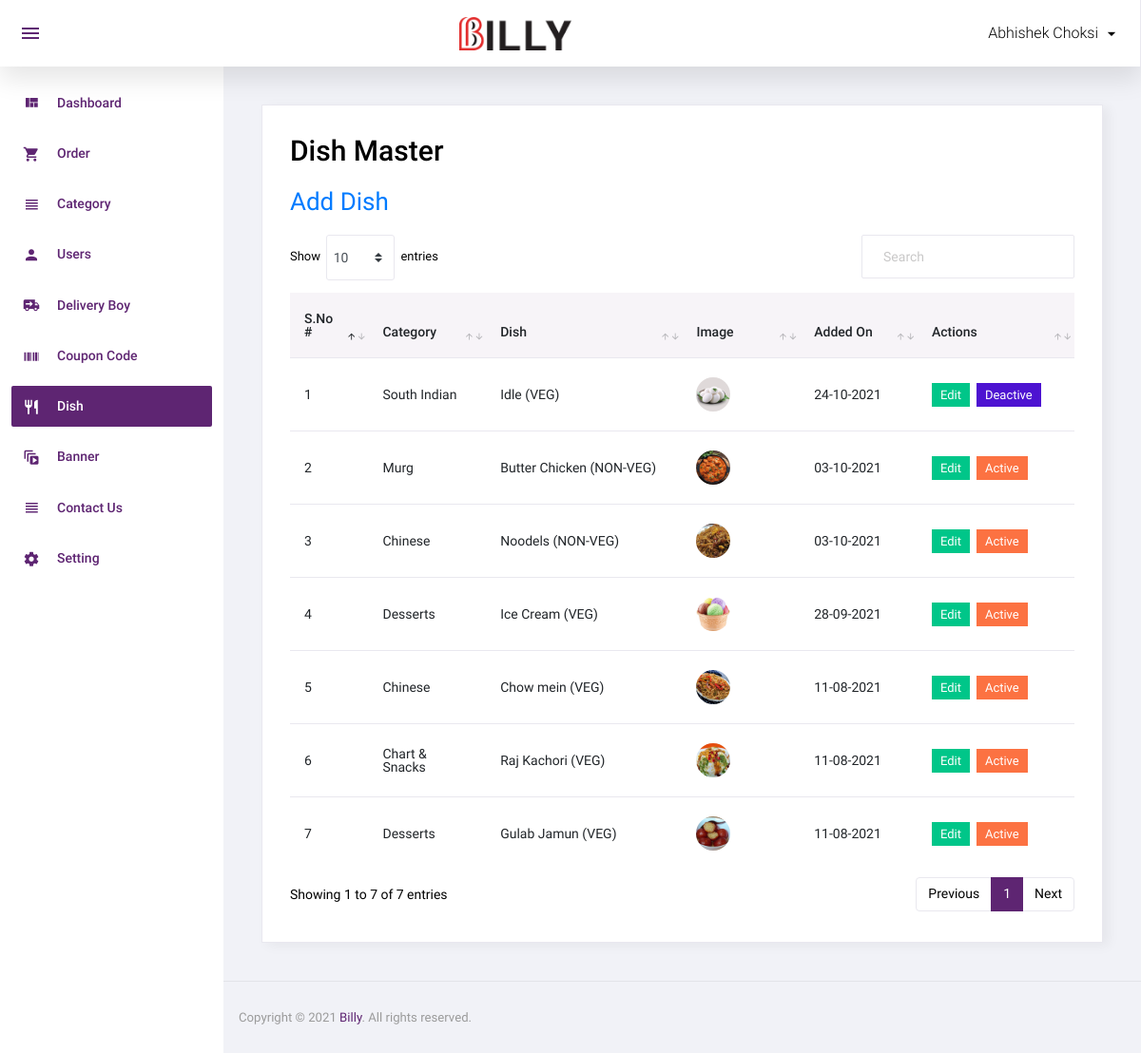
/admin/dish.php (signed in), run on the app's committed database.
### tables this page shows
CREATE TABLE IF NOT EXISTS `dish` (
  `id` int NOT NULL AUTO_INCREMENT,
  `category_id` int NOT NULL,
  `dish` varchar(100) NOT NULL,
  `dish_detail` text NOT NULL,
  `image` varchar(100) NOT NULL,
  `type` enum('veg','non-veg') NOT NULL,
  `status` int NOT NULL,
  `added_on` datetime NOT NULL,
  PRIMARY KEY (`id`)
);

CREATE TABLE IF NOT EXISTS `category` (
  `id` int NOT NULL AUTO_INCREMENT,
  `category` varchar(50) NOT NULL,
  `order_number` int NOT NULL,
  `status` int NOT NULL,
  `added_on` datetime NOT NULL,
  PRIMARY KEY (`id`)
);

### admin/dish.php (the view, shortened to what this page needs)
<?php
include('top.php');
$sql = "select dish.*,category.category from dish,category where dish.category_id=category.id and category.status=1 order by dish.id desc";
$res = mysqli_query($con, $sql);
?>
<div class="card">
	<div class="card-body">
		<h1 class="grid_title">Dish Master</h1>
		<a href="manage_dish.php" class="add_link">Add Dish</a>
		<div class="row grid_box">
			<div class="col-12">
				<div class="table-responsive">
					<table id="order-listing" class="table">
						<thead>
							<tr>
								<th width="10%">S.No #</th>
								<th width="15%">Category</th>
								<th width="25%">Dish</th>
								<th width="15%">Image</th>
								<th width="15%">Added On</th>
								<th width="20%">Actions</th>
							</tr>
						</thead>
						<tbody>
							<?php if (mysqli_num_rows($res) > 0) {
								$i = 1;
								while ($row = mysqli_fetch_assoc($res)) {
							?>
									<tr>
										<td><?php echo $i ?></td>
										<td><?php echo $row['category'] ?></td>
										<td><?php echo $row['dish'] ?>&nbsp;(<?php echo strtoupper( $row['type']) ?>)</td>
										<td><a target="_blank" href="<?php echo SITE_DISH_IMAGE . $row['image'] ?>"><img src="<?php echo SITE_DISH_IMAGE . $row['image'] ?>" /></a></td>
										<td>
											<?php
											$dateStr = strtotime($row['added_on']);
											echo date('d-m-Y', $dateStr);
											?>
										</td>
										<td>
											<a href="manage_dish.php?id=<?php echo $row['id'] ?>"><label class="badge badge-success hand_cursor">Edit</label></a>&nbsp;
											<?php
											if ($row['status'] == 1) {
											?>
												<a href="?id=<?php echo $row['id'] ?>&type=deactive"><label class="badge badge-danger hand_cursor">Active</label></a>
											<?php
											} else {
											?>
												<a href="?id=<?php echo $row['id'] ?>&type=active"><label class="badge badge-info hand_cursor">Deactive</label></a>
											<?php
											}
											?>
										</td>
									</tr>
								<?php
									$i++;
								}
							} else { ?>
								<tr>
									<td colspan="5">No data found</td>
								</tr>
							<?php } ?>
						</tbody>
					</table>
				</div>
			</div>
		</div>
	</div>
</div>
<?php include('footer.php'); ?>

### data on the page
dish: category.category "South Indian", dish "Idle", type "VEG", image (picture), added_on "24-10-2021"
dish: category.category "Murg", dish "Butter Chicken", type "NON-VEG", image (picture), added_on "03-10-2021"
dish: category.category "Chinese", dish "Noodels", type "NON-VEG", image (picture), added_on "03-10-2021"
dish: category.category "Desserts", dish "Ice Cream", type "VEG", image (picture), added_on "28-09-2021"
dish: category.category "Chinese", dish "Chow mein", type "VEG", image (picture), added_on "11-08-2021"
dish: category.category "Chart & Snacks", dish "Raj Kachori", type "VEG", image (picture), added_on "11-08-2021"
dish: category.category "Desserts", dish "Gulab Jamun", type "VEG", image (picture), added_on "11-08-2021"

### other printed values
$_SESSION['ADMIN_USER'] "Abhishek Choksi"
